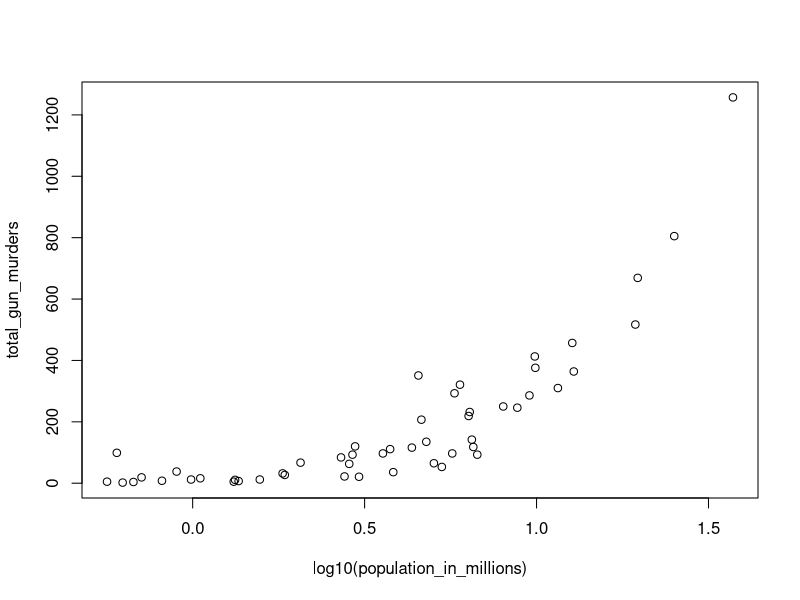
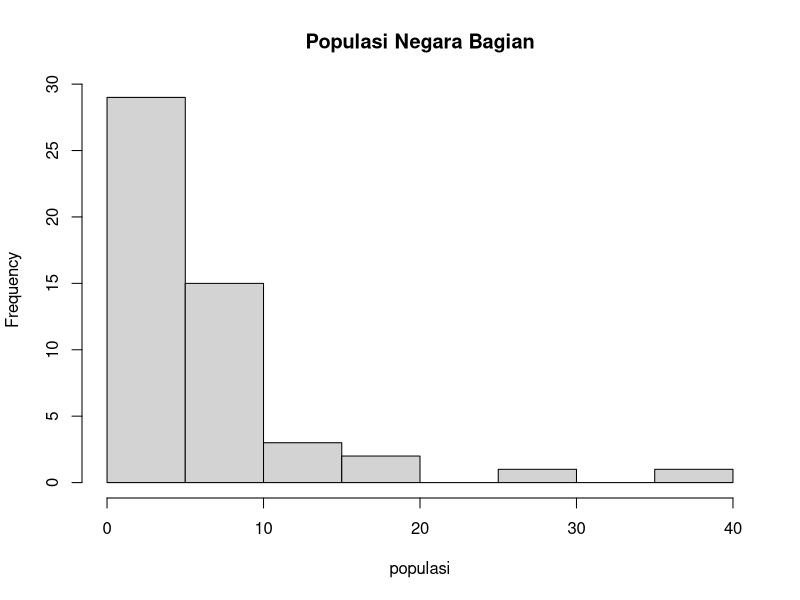
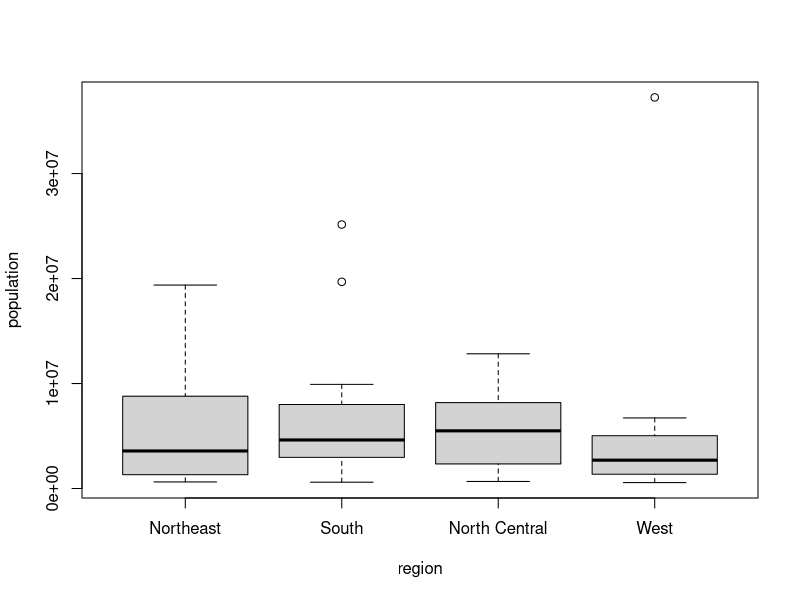

The R source for these figures, in order:
## ---- chunk 1
knitr::opts_chunk$set(echo = TRUE)
## ---- chunk 2
library(dslabs)
data("murders")
## ---- chunk 3
pop <- murders$population
pop
## ---- chunk 4
popSort <- sort(pop)
## ---- chunk 5
popSort[1]
## ---- chunk 6
pop
order(pop)
## ---- chunk 7
minMurder <- which.min(murders$population)
## ---- chunk 8
murders$state[minMurder]
## ---- chunk 9
ranks <- rank(murders$population)
my_df <- data.frame(Nama = murders$state, Ranking = ranks)
head(my_df)
## ---- chunk 10
ranks <- rank(murders$population)
my_df <- data.frame(Nama = murders$state, Ranking = ranks)
ind <- order(my_df$Ranking)
my_df$Nama[ind]
## ---- chunk 11
population_in_millions <- murders$population/10^6 
total_gun_murders <- murders$total 
plot(log10(population_in_millions), total_gun_murders)
## ---- chunk 12
populasi <- with(murders, murders$population/10^6)
hist(populasi, main = "Populasi Negara Bagian")
## ---- chunk 13
boxplot(population~region, data = murders)
